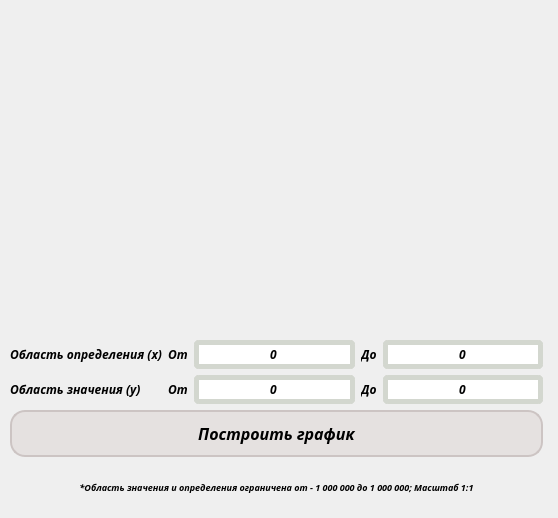
<?xml version="1.0" encoding="UTF-8"?>
<ui version="4.0">
 <class>Grath</class>
 <widget class="QDialog" name="Grath">
  <property name="geometry">
   <rect>
    <x>0</x>
    <y>0</y>
    <width>558</width>
    <height>518</height>
   </rect>
  </property>
  <property name="sizePolicy">
   <sizepolicy hsizetype="Fixed" vsizetype="Fixed">
    <horstretch>0</horstretch>
    <verstretch>0</verstretch>
   </sizepolicy>
  </property>
  <property name="minimumSize">
   <size>
    <width>558</width>
    <height>518</height>
   </size>
  </property>
  <property name="maximumSize">
   <size>
    <width>558</width>
    <height>518</height>
   </size>
  </property>
  <property name="windowTitle">
   <string>Dialog</string>
  </property>
  <property name="styleSheet">
   <string notr="true">color:#000;
border-color: #000;</string>
  </property>
  <widget class="QCustomPlot" name="Grathic" native="true">
   <property name="geometry">
    <rect>
     <x>10</x>
     <y>0</y>
     <width>531</width>
     <height>330</height>
    </rect>
   </property>
   <property name="sizePolicy">
    <sizepolicy hsizetype="Fixed" vsizetype="Fixed">
     <horstretch>0</horstretch>
     <verstretch>0</verstretch>
    </sizepolicy>
   </property>
   <property name="minimumSize">
    <size>
     <width>531</width>
     <height>330</height>
    </size>
   </property>
   <property name="maximumSize">
    <size>
     <width>531</width>
     <height>330</height>
    </size>
   </property>
  </widget>
  <widget class="QWidget" name="layoutWidget">
   <property name="geometry">
    <rect>
     <x>10</x>
     <y>340</y>
     <width>533</width>
     <height>172</height>
    </rect>
   </property>
   <layout class="QVBoxLayout" name="verticalLayout_2">
    <item>
     <layout class="QVBoxLayout" name="verticalLayout">
      <item>
       <layout class="QGridLayout" name="gridLayout">
        <item row="0" column="0">
         <widget class="QLabel" name="label">
          <property name="font">
           <font>
            <family>Waree</family>
            <italic>true</italic>
            <bold>true</bold>
           </font>
          </property>
          <property name="text">
           <string>Область определения (х)</string>
          </property>
         </widget>
        </item>
        <item row="0" column="1">
         <widget class="QLabel" name="label_4">
          <property name="font">
           <font>
            <family>Waree</family>
            <italic>true</italic>
            <bold>true</bold>
           </font>
          </property>
          <property name="text">
           <string>От</string>
          </property>
         </widget>
        </item>
        <item row="0" column="2">
         <widget class="QLineEdit" name="grathXMin">
          <property name="font">
           <font>
            <family>Waree</family>
            <italic>true</italic>
            <bold>true</bold>
           </font>
          </property>
          <property name="styleSheet">
           <string notr="true">border: 5px solid rgb(211, 215, 207);
background-color:rgb(255, 255, 255);
border-radius: 5px;</string>
          </property>
          <property name="text">
           <string>0</string>
          </property>
          <property name="maxLength">
           <number>15</number>
          </property>
          <property name="alignment">
           <set>Qt::AlignCenter</set>
          </property>
         </widget>
        </item>
        <item row="0" column="3">
         <widget class="QLabel" name="label_5">
          <property name="font">
           <font>
            <family>Waree</family>
            <italic>true</italic>
            <bold>true</bold>
           </font>
          </property>
          <property name="text">
           <string>До</string>
          </property>
         </widget>
        </item>
        <item row="0" column="4">
         <widget class="QLineEdit" name="grathXMax">
          <property name="font">
           <font>
            <family>Waree</family>
            <italic>true</italic>
            <bold>true</bold>
           </font>
          </property>
          <property name="styleSheet">
           <string notr="true">border: 5px solid rgb(211, 215, 207);
background-color:rgb(255, 255, 255);
border-radius: 5px;</string>
          </property>
          <property name="text">
           <string>0</string>
          </property>
          <property name="maxLength">
           <number>15</number>
          </property>
          <property name="alignment">
           <set>Qt::AlignCenter</set>
          </property>
         </widget>
        </item>
        <item row="1" column="0">
         <widget class="QLabel" name="label_2">
          <property name="font">
           <font>
            <family>Waree</family>
            <italic>true</italic>
            <bold>true</bold>
           </font>
          </property>
          <property name="text">
           <string>Область значения (у)</string>
          </property>
         </widget>
        </item>
        <item row="1" column="1">
         <widget class="QLabel" name="label_7">
          <property name="font">
           <font>
            <family>Waree</family>
            <italic>true</italic>
            <bold>true</bold>
           </font>
          </property>
          <property name="text">
           <string>От</string>
          </property>
         </widget>
        </item>
        <item row="1" column="2">
         <widget class="QLineEdit" name="grathYMin">
          <property name="font">
           <font>
            <family>Waree</family>
            <italic>true</italic>
            <bold>true</bold>
           </font>
          </property>
          <property name="styleSheet">
           <string notr="true">border: 5px solid rgb(211, 215, 207);
background-color:rgb(255, 255, 255);
border-radius: 5px;</string>
          </property>
          <property name="text">
           <string>0</string>
          </property>
          <property name="maxLength">
           <number>15</number>
          </property>
          <property name="alignment">
           <set>Qt::AlignCenter</set>
          </property>
         </widget>
        </item>
        <item row="1" column="3">
         <widget class="QLabel" name="label_6">
          <property name="font">
           <font>
            <family>Waree</family>
            <italic>true</italic>
            <bold>true</bold>
           </font>
          </property>
          <property name="text">
           <string>До</string>
          </property>
         </widget>
        </item>
        <item row="1" column="4">
         <widget class="QLineEdit" name="grathYMax">
          <property name="font">
           <font>
            <family>Waree</family>
            <italic>true</italic>
            <bold>true</bold>
           </font>
          </property>
          <property name="styleSheet">
           <string notr="true">border: 5px solid rgb(211, 215, 207);
background-color:rgb(255, 255, 255);
border-radius: 5px;</string>
          </property>
          <property name="text">
           <string>0</string>
          </property>
          <property name="maxLength">
           <number>15</number>
          </property>
          <property name="alignment">
           <set>Qt::AlignCenter</set>
          </property>
         </widget>
        </item>
       </layout>
      </item>
      <item>
       <widget class="QPushButton" name="buildGrath">
        <property name="font">
         <font>
          <family>Waree</family>
          <pointsize>-1</pointsize>
          <italic>true</italic>
          <bold>true</bold>
         </font>
        </property>
        <property name="styleSheet">
         <string notr="true">QPushButton {
    padding: 10px 10px;
    font-size: 16px;
    text-align: center;
    color: #000000;
    background-color: #e5e1e0;
    border: 2px solid #ccc4c3;
    border-radius: 15px;
}

QPushButton:hover {
    background-color: #b3a7a6;
    border-color: #b3a7a6;
}

QPushButton:pressed {
    background-color: #6c5755;
    border-color: #6c5755;
}</string>
        </property>
        <property name="text">
         <string>Построить график</string>
        </property>
       </widget>
      </item>
     </layout>
    </item>
    <item>
     <widget class="QLabel" name="label_3">
      <property name="font">
       <font>
        <family>Waree</family>
        <pointsize>7</pointsize>
        <italic>true</italic>
        <bold>true</bold>
       </font>
      </property>
      <property name="text">
       <string>*Область значения и определения ограничена от - 1 000 000 до 1 000 000; Масштаб 1:1</string>
      </property>
      <property name="alignment">
       <set>Qt::AlignCenter</set>
      </property>
     </widget>
    </item>
   </layout>
  </widget>
 </widget>
 <customwidgets>
  <customwidget>
   <class>QCustomPlot</class>
   <extends>QWidget</extends>
   <header location="global">qcustomplot.h</header>
   <container>1</container>
  </customwidget>
 </customwidgets>
 <resources/>
 <connections/>
</ui>
